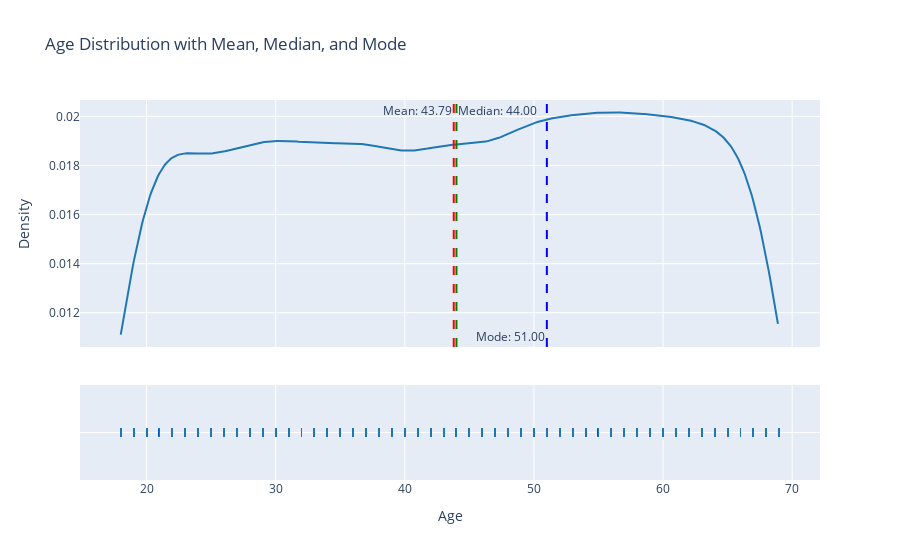

Here is the notebook cell this chart was saved with:
### Code cell
import plotly.figure_factory as ff

mean_age = df['Age'].mean()
median_age = df['Age'].median()
mode_age = df['Age'].mode()[0]  


fig = ff.create_distplot([df['Age']], ['Age'], show_hist=False, curve_type='kde')

# Add lines for mean, median, and mode with annotations
fig.add_vline(x=mean_age, line_width=2, line_dash='dash', line_color='red', annotation_text=f"Mean: {mean_age:.2f}", annotation_position="top left")
fig.add_vline(x=median_age, line_width=2, line_dash='dash', line_color='green', annotation_text=f"Median: {median_age:.2f}", annotation_position="top right")
fig.add_vline(x=mode_age, line_width=2, line_dash='dash', line_color='blue', annotation_text=f"Mode: {mode_age:.2f}", annotation_position="bottom left")


# Update layout for better appearance
fig.update_layout(
    title='Age Distribution with Mean, Median, and Mode',
    xaxis_title='Age',
    yaxis_title='Density',
    showlegend=False
)

# Show the plot
fig.show()

### Figure 1 — Plotly figure (JSON) as saved in the notebook; plotly's stock layout.template omitted (floating-point values rounded to 4 significant figures; data arrays with more than 128 entries replaced by an {"elided": "..."} marker saying what was removed)
{"data": [{"legendgroup": "Age", "marker": {"color": "rgb(31, 119, 180)"}, "mode": "lines", "name": "Age", "showlegend": true, "type": "scatter", "x": {"elided": "500 float values"}, "xaxis": "x", "y": {"elided": "500 float values"}, "yaxis": "y"}, {"legendgroup": "Age", "marker": {"color": "rgb(31, 119, 180)", "symbol": "line-ns-open"}, "mode": "markers", "name": "Age", "showlegend": false, "type": "scatter", "x": {"elided": "10000 int values"}, "xaxis": "x", "y": {"elided": "10000 str values"}, "yaxis": "y2"}], "layout": {"annotations": [{"showarrow": false, "text": "Mean: 43.79", "x": 43.79, "xanchor": "right", "xref": "x", "y": 1, "yanchor": "top", "yref": "y domain"}, {"showarrow": false, "text": "Median: 44.00", "x": 44, "xanchor": "left", "xref": "x", "y": 1, "yanchor": "top", "yref": "y domain"}, {"showarrow": false, "text": "Mode: 51.00", "x": 51, "xanchor": "right", "xref": "x", "y": 0, "yanchor": "bottom", "yref": "y domain"}], "barmode": "overlay", "hovermode": "closest", "legend": {"traceorder": "reversed"}, "shapes": [{"line": {"color": "red", "dash": "dash", "width": 2}, "type": "line", "x0": 43.79, "x1": 43.79, "xref": "x", "y0": 0, "y1": 1, "yref": "y domain"}, {"line": {"color": "green", "dash": "dash", "width": 2}, "type": "line", "x0": 44, "x1": 44, "xref": "x", "y0": 0, "y1": 1, "yref": "y domain"}, {"line": {"color": "blue", "dash": "dash", "width": 2}, "type": "line", "x0": 51, "x1": 51, "xref": "x", "y0": 0, "y1": 1, "yref": "y domain"}], "showlegend": false, "title": {"text": "Age Distribution with Mean, Median, and Mode"}, "xaxis": {"anchor": "y2", "domain": [0, 1], "title": {"text": "Age"}, "zeroline": false}, "yaxis": {"anchor": "free", "domain": [0.35, 1], "position": 0, "title": {"text": "Density"}}, "yaxis2": {"anchor": "x", "domain": [0, 0.25], "dtick": 1, "showticklabels": false}}}
